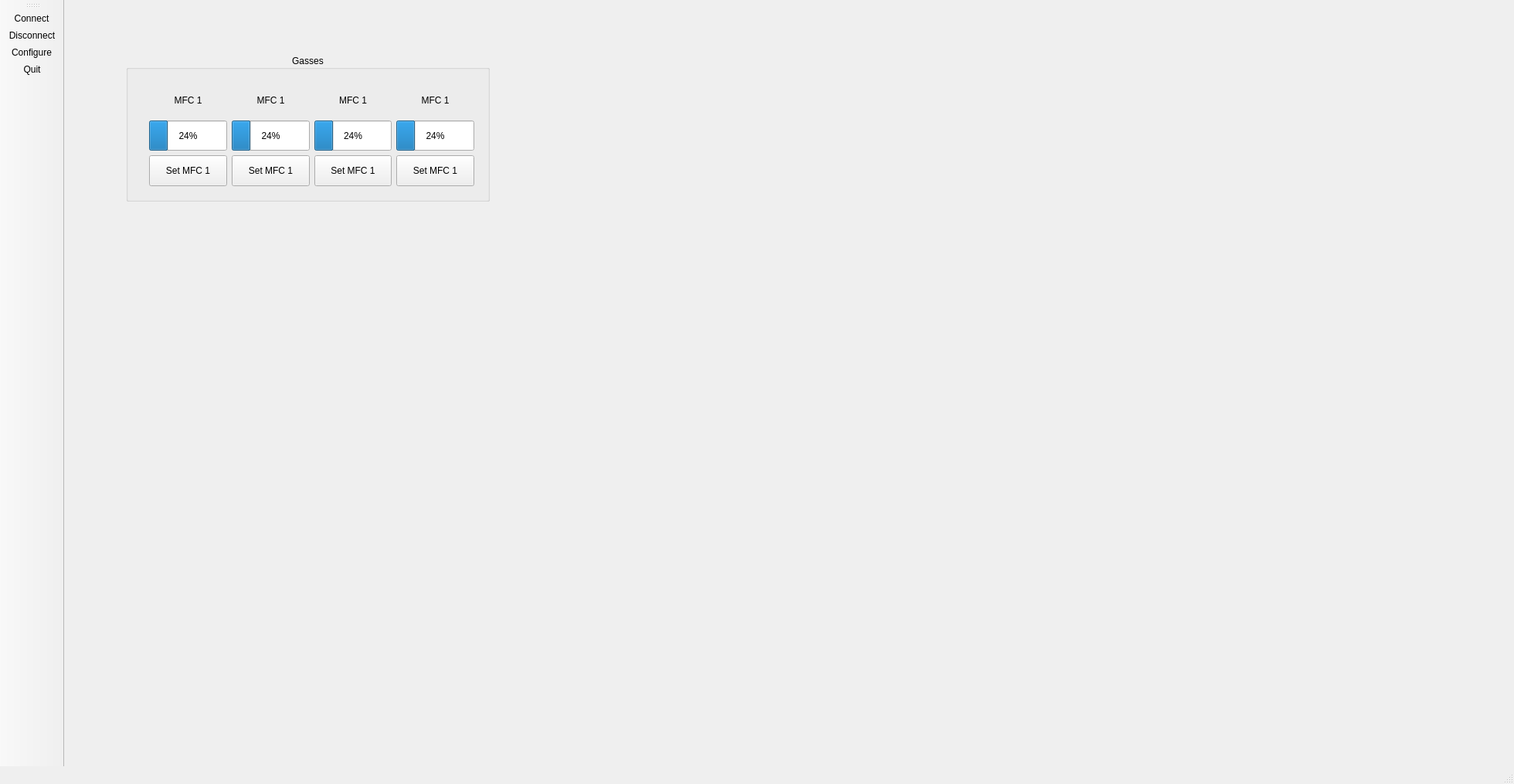
<?xml version="1.0" encoding="UTF-8"?>
<ui version="4.0">
 <class>MainWindow</class>
 <widget class="QMainWindow" name="MainWindow">
  <property name="geometry">
   <rect>
    <x>0</x>
    <y>0</y>
    <width>1960</width>
    <height>1015</height>
   </rect>
  </property>
  <property name="sizePolicy">
   <sizepolicy hsizetype="Minimum" vsizetype="Minimum">
    <horstretch>0</horstretch>
    <verstretch>0</verstretch>
   </sizepolicy>
  </property>
  <property name="minimumSize">
   <size>
    <width>75</width>
    <height>75</height>
   </size>
  </property>
  <property name="windowTitle">
   <string>MainWindow</string>
  </property>
  <property name="styleSheet">
   <string notr="true"/>
  </property>
  <widget class="QWidget" name="centralwidget">
   <widget class="QGroupBox" name="groupBox">
    <property name="geometry">
     <rect>
      <x>80</x>
      <y>70</y>
      <width>471</width>
      <height>191</height>
     </rect>
    </property>
    <property name="title">
     <string>Gasses</string>
    </property>
    <property name="alignment">
     <set>Qt::AlignCenter</set>
    </property>
    <property name="flat">
     <bool>false</bool>
    </property>
    <property name="checkable">
     <bool>false</bool>
    </property>
    <widget class="QWidget" name="gridLayoutWidget">
     <property name="geometry">
      <rect>
       <x>30</x>
       <y>40</y>
       <width>421</width>
       <height>131</height>
      </rect>
     </property>
     <layout class="QGridLayout" name="gridLayout">
      <item row="1" column="1">
       <widget class="QProgressBar" name="flowBar_2">
        <property name="sizePolicy">
         <sizepolicy hsizetype="Expanding" vsizetype="Preferred">
          <horstretch>0</horstretch>
          <verstretch>0</verstretch>
         </sizepolicy>
        </property>
        <property name="value">
         <number>24</number>
        </property>
       </widget>
      </item>
      <item row="2" column="1">
       <widget class="QPushButton" name="pushButton_2">
        <property name="sizePolicy">
         <sizepolicy hsizetype="Minimum" vsizetype="Preferred">
          <horstretch>0</horstretch>
          <verstretch>0</verstretch>
         </sizepolicy>
        </property>
        <property name="text">
         <string>Set MFC 1</string>
        </property>
       </widget>
      </item>
      <item row="1" column="0">
       <widget class="QProgressBar" name="flowBar">
        <property name="sizePolicy">
         <sizepolicy hsizetype="Expanding" vsizetype="Preferred">
          <horstretch>0</horstretch>
          <verstretch>0</verstretch>
         </sizepolicy>
        </property>
        <property name="value">
         <number>24</number>
        </property>
       </widget>
      </item>
      <item row="1" column="2">
       <widget class="QProgressBar" name="flowBar_3">
        <property name="sizePolicy">
         <sizepolicy hsizetype="Expanding" vsizetype="Preferred">
          <horstretch>0</horstretch>
          <verstretch>0</verstretch>
         </sizepolicy>
        </property>
        <property name="value">
         <number>24</number>
        </property>
       </widget>
      </item>
      <item row="1" column="3">
       <widget class="QProgressBar" name="flowBar_4">
        <property name="sizePolicy">
         <sizepolicy hsizetype="Expanding" vsizetype="Preferred">
          <horstretch>0</horstretch>
          <verstretch>0</verstretch>
         </sizepolicy>
        </property>
        <property name="value">
         <number>24</number>
        </property>
       </widget>
      </item>
      <item row="2" column="3">
       <widget class="QPushButton" name="pushButton_4">
        <property name="sizePolicy">
         <sizepolicy hsizetype="Minimum" vsizetype="Preferred">
          <horstretch>0</horstretch>
          <verstretch>0</verstretch>
         </sizepolicy>
        </property>
        <property name="text">
         <string>Set MFC 1</string>
        </property>
       </widget>
      </item>
      <item row="2" column="2">
       <widget class="QPushButton" name="pushButton_3">
        <property name="sizePolicy">
         <sizepolicy hsizetype="Minimum" vsizetype="Preferred">
          <horstretch>0</horstretch>
          <verstretch>0</verstretch>
         </sizepolicy>
        </property>
        <property name="text">
         <string>Set MFC 1</string>
        </property>
       </widget>
      </item>
      <item row="2" column="0">
       <widget class="QPushButton" name="pushButton">
        <property name="sizePolicy">
         <sizepolicy hsizetype="Minimum" vsizetype="Preferred">
          <horstretch>0</horstretch>
          <verstretch>0</verstretch>
         </sizepolicy>
        </property>
        <property name="text">
         <string>Set MFC 1</string>
        </property>
       </widget>
      </item>
      <item row="0" column="0">
       <widget class="QLabel" name="label">
        <property name="text">
         <string>MFC 1</string>
        </property>
        <property name="alignment">
         <set>Qt::AlignCenter</set>
        </property>
       </widget>
      </item>
      <item row="0" column="1">
       <widget class="QLabel" name="label_2">
        <property name="text">
         <string>MFC 1</string>
        </property>
        <property name="alignment">
         <set>Qt::AlignCenter</set>
        </property>
       </widget>
      </item>
      <item row="0" column="2">
       <widget class="QLabel" name="label_3">
        <property name="text">
         <string>MFC 1</string>
        </property>
        <property name="alignment">
         <set>Qt::AlignCenter</set>
        </property>
       </widget>
      </item>
      <item row="0" column="3">
       <widget class="QLabel" name="label_4">
        <property name="text">
         <string>MFC 1</string>
        </property>
        <property name="alignment">
         <set>Qt::AlignCenter</set>
        </property>
       </widget>
      </item>
     </layout>
    </widget>
   </widget>
  </widget>
  <widget class="QStatusBar" name="statusBar">
   <property name="font">
    <font>
     <family>Century Gothic</family>
     <pointsize>10</pointsize>
     <bold>false</bold>
    </font>
   </property>
  </widget>
  <widget class="QToolBar" name="toolBar">
   <property name="windowTitle">
    <string>toolBar_2</string>
   </property>
   <property name="iconSize">
    <size>
     <width>48</width>
     <height>48</height>
    </size>
   </property>
   <attribute name="toolBarArea">
    <enum>LeftToolBarArea</enum>
   </attribute>
   <attribute name="toolBarBreak">
    <bool>false</bool>
   </attribute>
   <addaction name="actionConnect"/>
   <addaction name="actionDisconnect"/>
   <addaction name="actionConfigure"/>
   <addaction name="actionQuit"/>
  </widget>
  <action name="actionConnect">
   <property name="icon">
    <iconset resource="../ONTOS3.qrc">
     <normaloff>:/images/connect.png</normaloff>:/images/connect.png</iconset>
   </property>
   <property name="text">
    <string>Connect</string>
   </property>
   <property name="toolTip">
    <string>Connect to a serial</string>
   </property>
  </action>
  <action name="actionDisconnect">
   <property name="icon">
    <iconset resource="../ONTOS3.qrc">
     <normaloff>:/images/disconnect.png</normaloff>:/images/disconnect.png</iconset>
   </property>
   <property name="text">
    <string>Disconnect</string>
   </property>
   <property name="toolTip">
    <string>Disconnect from the serial</string>
   </property>
  </action>
  <action name="actionQuit">
   <property name="icon">
    <iconset theme="system-shutdown" resource="../ONTOS3.qrc">
     <normaloff>:/images/application-exit.png</normaloff>:/images/application-exit.png</iconset>
   </property>
   <property name="text">
    <string>Quit</string>
   </property>
   <property name="toolTip">
    <string>Exit the program</string>
   </property>
  </action>
  <action name="actionConfigure">
   <property name="icon">
    <iconset resource="../ONTOS3.qrc">
     <normaloff>:/images/settings.png</normaloff>:/images/settings.png</iconset>
   </property>
   <property name="text">
    <string>Configure</string>
   </property>
   <property name="toolTip">
    <string>Configuration settings</string>
   </property>
  </action>
 </widget>
 <resources>
  <include location="../ONTOS3.qrc"/>
 </resources>
 <connections/>
</ui>
